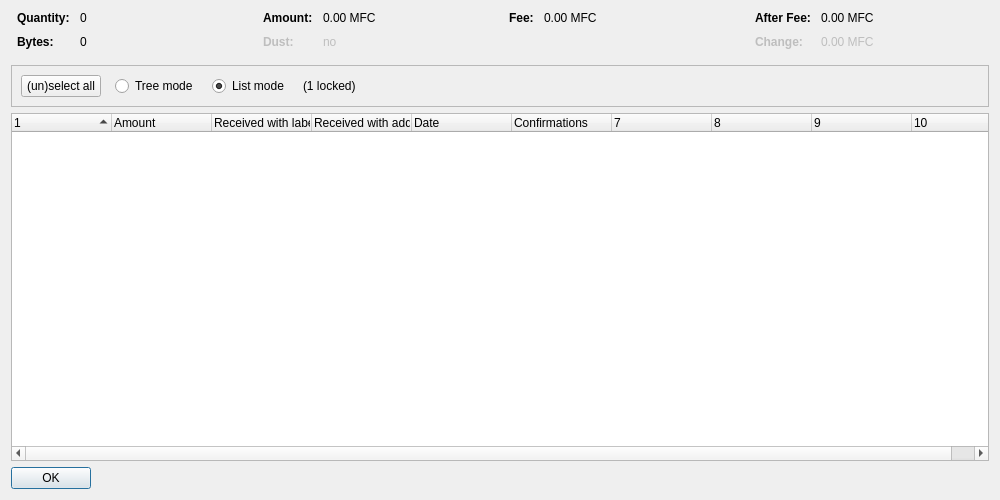
<?xml version="1.0" encoding="UTF-8"?>
<ui version="4.0">
 <class>CoinControlDialog</class>
 <widget class="QDialog" name="CoinControlDialog">
  <property name="geometry">
   <rect>
    <x>0</x>
    <y>0</y>
    <width>1000</width>
    <height>500</height>
   </rect>
  </property>
  <property name="windowTitle">
   <string>Coin Selection</string>
  </property>
  <layout class="QVBoxLayout" name="verticalLayout">
   <item>
    <layout class="QHBoxLayout" name="horizontalLayoutTop" stretch="0,0,0,0">
     <property name="topMargin">
      <number>0</number>
     </property>
     <property name="bottomMargin">
      <number>10</number>
     </property>
     <item>
      <layout class="QFormLayout" name="formLayoutCoinControl1">
       <property name="horizontalSpacing">
        <number>10</number>
       </property>
       <property name="verticalSpacing">
        <number>10</number>
       </property>
       <property name="leftMargin">
        <number>6</number>
       </property>
       <property name="rightMargin">
        <number>6</number>
       </property>
       <item row="0" column="0">
        <widget class="QLabel" name="labelCoinControlQuantityText">
         <property name="font">
          <font>
           <weight>75</weight>
           <bold>true</bold>
          </font>
         </property>
         <property name="text">
          <string>Quantity:</string>
         </property>
        </widget>
       </item>
       <item row="0" column="1">
        <widget class="QLabel" name="labelCoinControlQuantity">
         <property name="cursor">
          <cursorShape>IBeamCursor</cursorShape>
         </property>
         <property name="contextMenuPolicy">
          <enum>Qt::ActionsContextMenu</enum>
         </property>
         <property name="text">
          <string notr="true">0</string>
         </property>
         <property name="textInteractionFlags">
          <set>Qt::LinksAccessibleByMouse|Qt::TextSelectableByKeyboard|Qt::TextSelectableByMouse</set>
         </property>
        </widget>
       </item>
       <item row="1" column="0">
        <widget class="QLabel" name="labelCoinControlBytesText">
         <property name="font">
          <font>
           <weight>75</weight>
           <bold>true</bold>
          </font>
         </property>
         <property name="text">
          <string>Bytes:</string>
         </property>
        </widget>
       </item>
       <item row="1" column="1">
        <widget class="QLabel" name="labelCoinControlBytes">
         <property name="cursor">
          <cursorShape>IBeamCursor</cursorShape>
         </property>
         <property name="contextMenuPolicy">
          <enum>Qt::ActionsContextMenu</enum>
         </property>
         <property name="text">
          <string notr="true">0</string>
         </property>
         <property name="textInteractionFlags">
          <set>Qt::LinksAccessibleByMouse|Qt::TextSelectableByKeyboard|Qt::TextSelectableByMouse</set>
         </property>
        </widget>
       </item>
      </layout>
     </item>
     <item>
      <layout class="QFormLayout" name="formLayoutCoinControl2">
       <property name="horizontalSpacing">
        <number>10</number>
       </property>
       <property name="verticalSpacing">
        <number>10</number>
       </property>
       <property name="leftMargin">
        <number>6</number>
       </property>
       <property name="rightMargin">
        <number>6</number>
       </property>
       <item row="0" column="0">
        <widget class="QLabel" name="labelCoinControlAmountText">
         <property name="font">
          <font>
           <weight>75</weight>
           <bold>true</bold>
          </font>
         </property>
         <property name="text">
          <string>Amount:</string>
         </property>
        </widget>
       </item>
       <item row="0" column="1">
        <widget class="QLabel" name="labelCoinControlAmount">
         <property name="cursor">
          <cursorShape>IBeamCursor</cursorShape>
         </property>
         <property name="contextMenuPolicy">
          <enum>Qt::ActionsContextMenu</enum>
         </property>
         <property name="text">
          <string notr="true">0.00 MFC</string>
         </property>
         <property name="textInteractionFlags">
          <set>Qt::LinksAccessibleByMouse|Qt::TextSelectableByKeyboard|Qt::TextSelectableByMouse</set>
         </property>
        </widget>
       </item>
       <item row="1" column="0">
        <widget class="QLabel" name="labelCoinControlLowOutputText">
         <property name="enabled">
          <bool>false</bool>
         </property>
         <property name="font">
          <font>
           <weight>75</weight>
           <bold>true</bold>
          </font>
         </property>
         <property name="text">
          <string>Dust:</string>
         </property>
        </widget>
       </item>
       <item row="1" column="1">
        <widget class="QLabel" name="labelCoinControlLowOutput">
         <property name="enabled">
          <bool>false</bool>
         </property>
         <property name="cursor">
          <cursorShape>IBeamCursor</cursorShape>
         </property>
         <property name="contextMenuPolicy">
          <enum>Qt::ActionsContextMenu</enum>
         </property>
         <property name="text">
          <string notr="true">no</string>
         </property>
         <property name="textInteractionFlags">
          <set>Qt::LinksAccessibleByMouse|Qt::TextSelectableByKeyboard|Qt::TextSelectableByMouse</set>
         </property>
        </widget>
       </item>
      </layout>
     </item>
     <item>
      <layout class="QFormLayout" name="formLayoutCoinControl3">
       <property name="horizontalSpacing">
        <number>10</number>
       </property>
       <property name="verticalSpacing">
        <number>10</number>
       </property>
       <property name="leftMargin">
        <number>6</number>
       </property>
       <property name="rightMargin">
        <number>6</number>
       </property>
       <item row="0" column="0">
        <widget class="QLabel" name="labelCoinControlFeeText">
         <property name="font">
          <font>
           <weight>75</weight>
           <bold>true</bold>
          </font>
         </property>
         <property name="text">
          <string>Fee:</string>
         </property>
        </widget>
       </item>
       <item row="0" column="1">
        <widget class="QLabel" name="labelCoinControlFee">
         <property name="cursor">
          <cursorShape>IBeamCursor</cursorShape>
         </property>
         <property name="contextMenuPolicy">
          <enum>Qt::ActionsContextMenu</enum>
         </property>
         <property name="text">
          <string notr="true">0.00 MFC</string>
         </property>
         <property name="textInteractionFlags">
          <set>Qt::LinksAccessibleByMouse|Qt::TextSelectableByKeyboard|Qt::TextSelectableByMouse</set>
         </property>
        </widget>
       </item>
      </layout>
     </item>
     <item>
      <layout class="QFormLayout" name="formLayoutCoinControl4">
       <property name="horizontalSpacing">
        <number>10</number>
       </property>
       <property name="verticalSpacing">
        <number>10</number>
       </property>
       <property name="leftMargin">
        <number>6</number>
       </property>
       <property name="rightMargin">
        <number>6</number>
       </property>
       <item row="0" column="0">
        <widget class="QLabel" name="labelCoinControlAfterFeeText">
         <property name="font">
          <font>
           <weight>75</weight>
           <bold>true</bold>
          </font>
         </property>
         <property name="text">
          <string>After Fee:</string>
         </property>
        </widget>
       </item>
       <item row="0" column="1">
        <widget class="QLabel" name="labelCoinControlAfterFee">
         <property name="cursor">
          <cursorShape>IBeamCursor</cursorShape>
         </property>
         <property name="contextMenuPolicy">
          <enum>Qt::ActionsContextMenu</enum>
         </property>
         <property name="text">
          <string notr="true">0.00 MFC</string>
         </property>
         <property name="textInteractionFlags">
          <set>Qt::LinksAccessibleByMouse|Qt::TextSelectableByKeyboard|Qt::TextSelectableByMouse</set>
         </property>
        </widget>
       </item>
       <item row="1" column="0">
        <widget class="QLabel" name="labelCoinControlChangeText">
         <property name="enabled">
          <bool>false</bool>
         </property>
         <property name="font">
          <font>
           <weight>75</weight>
           <bold>true</bold>
          </font>
         </property>
         <property name="text">
          <string>Change:</string>
         </property>
        </widget>
       </item>
       <item row="1" column="1">
        <widget class="QLabel" name="labelCoinControlChange">
         <property name="enabled">
          <bool>false</bool>
         </property>
         <property name="cursor">
          <cursorShape>IBeamCursor</cursorShape>
         </property>
         <property name="contextMenuPolicy">
          <enum>Qt::ActionsContextMenu</enum>
         </property>
         <property name="text">
          <string notr="true">0.00 MFC</string>
         </property>
         <property name="textInteractionFlags">
          <set>Qt::LinksAccessibleByMouse|Qt::TextSelectableByKeyboard|Qt::TextSelectableByMouse</set>
         </property>
        </widget>
       </item>
      </layout>
     </item>
    </layout>
   </item>
   <item>
    <widget class="QFrame" name="frame">
     <property name="minimumSize">
      <size>
       <width>0</width>
       <height>40</height>
      </size>
     </property>
     <property name="frameShape">
      <enum>QFrame::StyledPanel</enum>
     </property>
     <property name="frameShadow">
      <enum>QFrame::Sunken</enum>
     </property>
     <layout class="QHBoxLayout" name="horizontalLayout">
      <item>
       <layout class="QHBoxLayout" name="horizontalLayoutPanel" stretch="0,0,0,0,0">
        <property name="spacing">
         <number>14</number>
        </property>
        <item>
         <widget class="QPushButton" name="pushButtonSelectAll">
          <property name="sizePolicy">
           <sizepolicy hsizetype="Maximum" vsizetype="Fixed">
            <horstretch>0</horstretch>
            <verstretch>0</verstretch>
           </sizepolicy>
          </property>
          <property name="text">
           <string>(un)select all</string>
          </property>
          <property name="autoDefault">
           <bool>false</bool>
          </property>
         </widget>
        </item>
        <item>
         <widget class="QRadioButton" name="radioTreeMode">
          <property name="sizePolicy">
           <sizepolicy hsizetype="Maximum" vsizetype="Fixed">
            <horstretch>0</horstretch>
            <verstretch>0</verstretch>
           </sizepolicy>
          </property>
          <property name="text">
           <string>Tree mode</string>
          </property>
         </widget>
        </item>
        <item>
         <widget class="QRadioButton" name="radioListMode">
          <property name="sizePolicy">
           <sizepolicy hsizetype="Maximum" vsizetype="Fixed">
            <horstretch>0</horstretch>
            <verstretch>0</verstretch>
           </sizepolicy>
          </property>
          <property name="text">
           <string>List mode</string>
          </property>
          <property name="checked">
           <bool>true</bool>
          </property>
         </widget>
        </item>
        <item>
         <widget class="QLabel" name="labelLocked">
          <property name="text">
           <string notr="true">(1 locked)</string>
          </property>
         </widget>
        </item>
        <item>
         <spacer name="horizontalSpacer">
          <property name="orientation">
           <enum>Qt::Horizontal</enum>
          </property>
          <property name="sizeHint" stdset="0">
           <size>
            <width>40</width>
            <height>20</height>
           </size>
          </property>
         </spacer>
        </item>
       </layout>
      </item>
     </layout>
    </widget>
   </item>
   <item>
    <widget class="CoinControlTreeWidget" name="treeWidget">
     <property name="contextMenuPolicy">
      <enum>Qt::CustomContextMenu</enum>
     </property>
     <property name="sortingEnabled">
      <bool>false</bool>
     </property>
     <property name="columnCount">
      <number>10</number>
     </property>
     <attribute name="headerShowSortIndicator" stdset="0">
      <bool>true</bool>
     </attribute>
     <attribute name="headerStretchLastSection">
      <bool>false</bool>
     </attribute>
     <column>
      <property name="text">
       <string/>
      </property>
     </column>
     <column>
      <property name="text">
       <string>Amount</string>
      </property>
     </column>
     <column>
      <property name="text">
       <string>Received with label</string>
      </property>
     </column>
     <column>
      <property name="text">
       <string>Received with address</string>
      </property>
     </column>
     <column>
      <property name="text">
       <string>Date</string>
      </property>
     </column>
     <column>
      <property name="text">
       <string>Confirmations</string>
      </property>
      <property name="toolTip">
       <string>Confirmed</string>
      </property>
     </column>
     <column>
      <property name="text">
       <string/>
      </property>
     </column>
     <column>
      <property name="text">
       <string/>
      </property>
     </column>
     <column>
      <property name="text">
       <string/>
      </property>
     </column>
     <column>
      <property name="text">
       <string/>
      </property>
     </column>
    </widget>
   </item>
   <item>
    <widget class="QDialogButtonBox" name="buttonBox">
     <property name="sizePolicy">
      <sizepolicy hsizetype="Maximum" vsizetype="Fixed">
       <horstretch>0</horstretch>
       <verstretch>0</verstretch>
      </sizepolicy>
     </property>
     <property name="orientation">
      <enum>Qt::Horizontal</enum>
     </property>
     <property name="standardButtons">
      <set>QDialogButtonBox::Ok</set>
     </property>
    </widget>
   </item>
  </layout>
 </widget>
 <customwidgets>
  <customwidget>
   <class>CoinControlTreeWidget</class>
   <extends>QTreeWidget</extends>
   <header>coincontroltreewidget.h</header>
  </customwidget>
 </customwidgets>
 <resources/>
 <connections/>
</ui>
